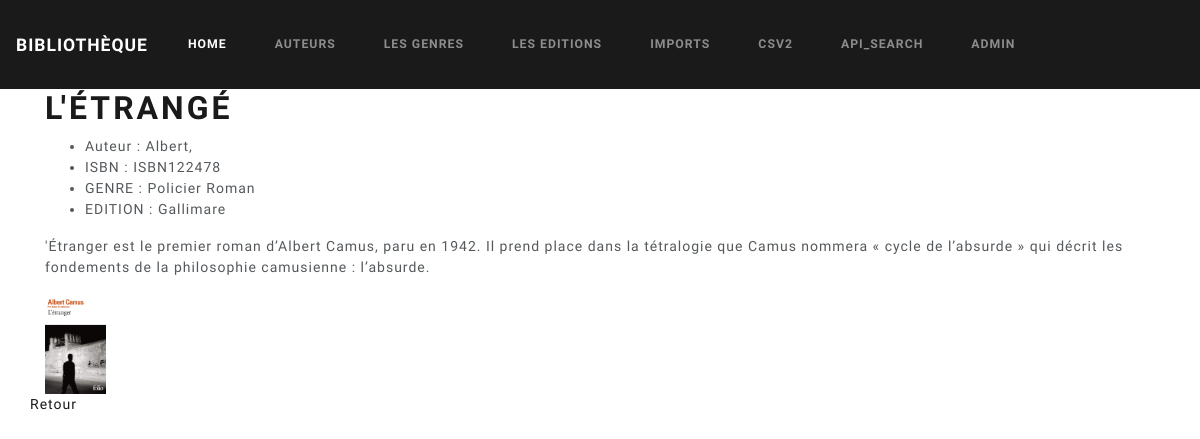
Screenshot of /biblio/3/ with the database file from the repository.
### biblio/models.py (models this page shows)
class Book(models.Model):
    nom = models.CharField(max_length=100)
    auteurs = models.ManyToManyField(Auteur)
    genres = models.ManyToManyField(Genre)
    edition = models.ForeignKey(Edition, on_delete=models.DO_NOTHING)
    image_file = models.ImageField(blank=True, null=True)
    image_url = models.URLField(blank=True, null=True)
    resume = models.TextField()
    ISBN = models.CharField(max_length=13)
    @property
    def image(self):
        img = self.image_url
        if self.image_file:
            img = self.image_file.url
        return img

class Auteur(models.Model):
    nom = models.CharField(max_length=200)
    prenom = models.CharField(max_length=200)
    def __str__(self):
        return self.nom

class Genre(models.Model):
    nom = models.CharField(max_length=100)
    def __str__(self):
        return self.nom

class Edition(models.Model):
    nom = models.CharField(max_length=100)
    def __str__(self):
        return self.nom

### biblio/views.py (the view)
# urls.py: path('<int:book_id>/', views.detail, name='detail'),
def detail(request, book_id):
    book = get_object_or_404(Book, pk=book_id)
    return render(request, 'biblio/detail.html', {'book':book})

### biblio/templates/biblio/detail.html
{% extends "base.html" %}
{% block body %}
<div class="container">
    <div class="row">
        <div class="col-12">
            <h1>{{ book.nom }}</h1>
            <ul>
                <li>Auteur :
                    {% for auteur in book.auteurs.all %}
                        <span>{{auteur}}</span>,
                    {% endfor %}
                </li>
                <li>ISBN : {{ book.ISBN }}</li>
                <li>GENRE :
                    {% for genre in book.genres.all %}
                         <span>{{genre}}</span>
                    {% endfor %}
                </li>
                <li>EDITION : {{ book.edition }}</li>
            </ul>
                <p>{{ book.resume }}</p>
            <div class="picture">
                <img style="height:100px"src="{{book.image}}">
            </div>
        </div>
    </div>
    <div class="row">
        <a href="{% url 'biblio:index' %}">Retour</a>
    </div>
</div>
{% endblock %}

### rows the page displays
Book: nom "L'ÉTRANGÉ", ISBN "ISBN122478", edition "Gallimare", resume "'Étranger est le premier roman d’Albert Camus, paru en 1942. Il prend place dans la tétralogie que Camus nommera « cycle de l’absurde » qui décrit les fondements de la philosophie camusienne : l’absurde.", image (picture)
Auteur: nom "Albert"
Genre: nom "Policier"
Genre: nom "Roman"
